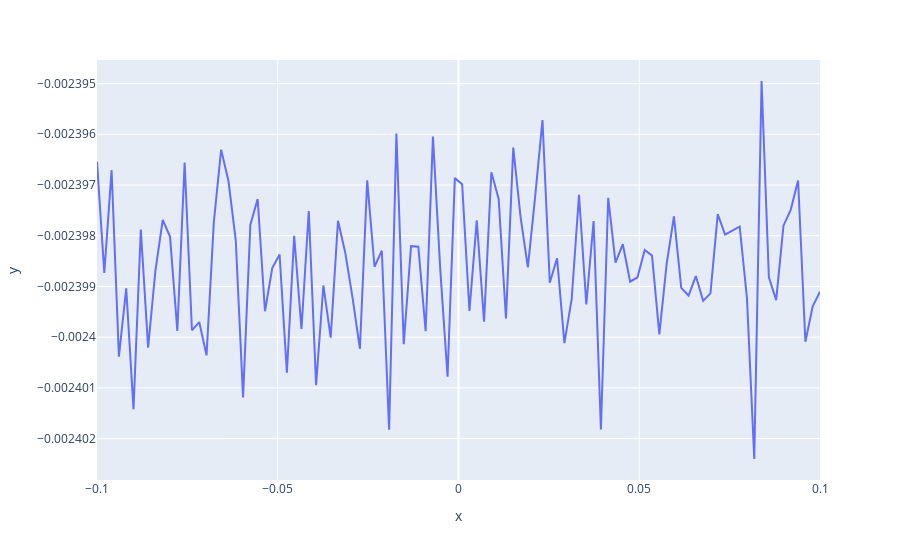

Notebook cell for this chart:
### Code cell
fig = px.line(x=xs, y=ys)
fig
